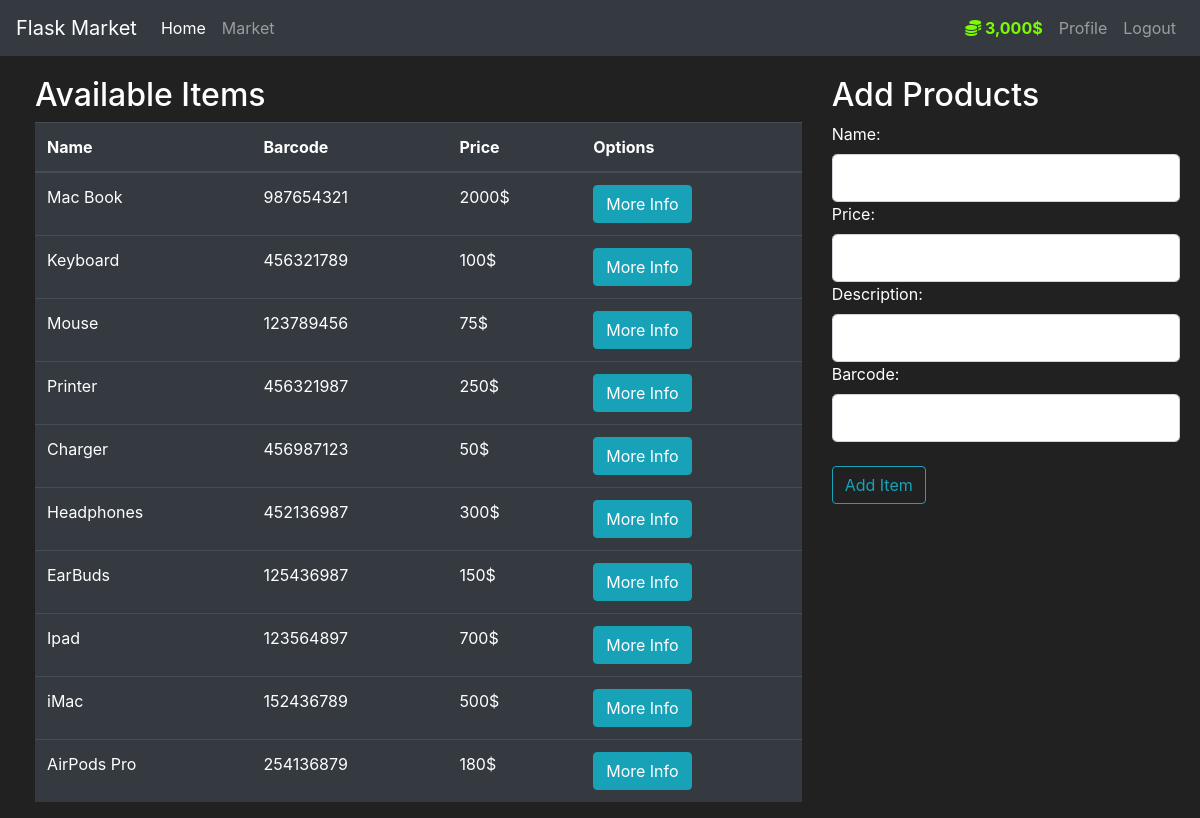
The app's page /admin (signed in) with its own data.
### market/models.py (models this page shows, shortened)
class User(db.Model, UserMixin): # Creating a User class which inherits from db.Model, where Model is a class in SQLAlchemy which is a base class for all models in SQLAlchemy. Here Model class is being accessed through db object.
    id = db.Column(db.Integer(), primary_key=True)
    username = db.Column(db.String(length=30), nullable=False, unique=True)
    email_address = db.Column(db.String(length=50), nullable=False, unique=True)
    password_hash = db.Column(db.String(length=60), nullable=False)
    budget = db.Column(db.Integer(), nullable=False, default=10000)
    items = db.relationship('Item', backref='owned_user', lazy=True)
    @property # This decorator allows you to access the method (password) as if it were an attribute. It allows you to use @password.setter or @password.deleter
    def password(self):
        raise AttributeError("Password cannot be accessed directly.")
    @password.setter # When you assign a value to the password attribute (e.g., user_to_create.password = form.password1.data), the setter is called.
    def password(self, plain_text_password): # Function name should be the same as the property name.
        self.password_hash = bcrypt.generate_password_hash(plain_text_password).decode('utf-8')
    @property # This decorator allows you to access the method (prettier_budget) as if it were an attribute.
    def prettier_budget(self): # This function is used to display the budget in a prettier format.
        if len(str(self.budget)) >= 4:
            return f'{str(self.budget)[:-3]},{str(self.budget)[-3:]}$'
        else:
            return f"{self.budget}$"
    @property
    def is_admin(self):
        return self.username == "Shaik"

class Item(db.Model):
    id = db.Column(db.Integer(), primary_key=True)
    name = db.Column(db.String(length=30), nullable=False, unique=True)
    price = db.Column(db.Integer(), nullable=False)
    barcode = db.Column(db.String(length=12), nullable=False, unique=True)
    description = db.Column(db.String(length=1024), nullable=False)
    owner = db.Column(db.Integer(), db.ForeignKey('user.id'))

### market/routes.py (the view, shortened to what this page needs)
@app.route('/admin', methods=['GET', 'POST'])
def admin_page():
    form = AddItems()
    purchase_form = PurchaseForm()
    if request.method == "GET":
        items = Item.query.filter_by(owner=None)
        return render_template('admin.html', items=items, form=form, purchase_form=purchase_form)

### market/forms.py
class AddItems(FlaskForm):
    name = StringField(label='Name:', validators=[DataRequired()])
    price = StringField(label='Price:', validators=[DataRequired()])
    barcode = StringField(label='Barcode:', validators=[DataRequired()])
    description = StringField(label='Description:', validators=[DataRequired()])
    submit = SubmitField(label='Add Item')

class PurchaseForm(FlaskForm):
    submit = SubmitField(label='Yes')

### market/models.py (called while the page is built)
@login_manager.user_loader
def load_user(user_id): # This function is used to load the user by the user_id
    return User.query.get(int(user_id))

### market/templates/admin.html (shortened to what this page needs)
{% extends 'base.html' %}
{% block content %}
<div class="row" style="margin-top:20px; margin-left:20px">
<div class="col-8">
   <h2>Available Items</h2>
   <table class="table table-hover table-dark">
      <thead>
         <tr>
            <th scope="col">Name</th>
            <th scope="col">Barcode</th>
            <th scope="col">Price</th>
            <th scope="col">Options</th>
         </tr>
      </thead>
      <tbody>
         {% for item in items %}
         <tr>
            <td>{{ item.name }}</td>
            <td>{{ item.barcode }}</td>
            <td>{{ item.price }}$</td>
            <td>
               <button class="btn btn-outline btn-info" data-toggle="modal" data-target="#Modal-MoreInfo-{{ item.id }}">More Info</button>
            </td>
         </tr>
         {% endfor %}
      </tbody>
   </table>
</div>
<div class="col-4">
<h2>Add Products</h2>
    <form method="POST" class="form-add_items" style="color:white; margin-right:20px">
    {{ form.name.label(class="form-control-label") }}
    {{ form.name(class="form-control form-control-lg") }}
    {{ form.price.label(class="form-control-label") }}
    {{ form.price(class="form-control form-control-lg") }}
    {{ form.description.label(class="form-control-label") }}
    {{ form.description(class="form-control form-control-lg") }}
    {{ form.barcode.label(class="form-control-label") }}
    {{ form.barcode(class="form-control form-control-lg") }}
        <br>
    {{ form.submit(class="btn btn-outline-info") }}
    </form>
</div>
</div>
{% endblock %}

### market/templates/base.html (shortened to what this page needs)
<!doctype html>
<html lang="en">
   <head>
      <link rel="stylesheet" href="https://cdn.jsdelivr.net/npm/bootstrap@4.5.3/dist/css/bootstrap.min.css">
   </head>
   <body>
    <nav class="navbar navbar-expand-md navbar-dark bg-dark">
      <a class="navbar-brand" href="#">Flask Market</a>
      <div class="collapse navbar-collapse" id="navbarNav">
        <ul class="navbar-nav mr-auto">
            <li class="nav-item active">
                <a class="nav-link" href="{{ url_for('home_page') }}">Home <span class="sr-only">(current)</span></a>
            </li>
            <li class="nav-item">
                <a class="nav-link" href="{{ url_for('market_page') }}">Market</a>
            </li>
        </ul>
          {% if current_user.is_authenticated %}
          <ul class="navbar-nav">
              <li class="nav-item">
                  <a class="nav-link" style="color: lawngreen; font-weight: bold" >
                      <i class="fas fa-coins"></i>
                      {{ current_user.prettier_budget }}
                  </a>
              </li>
              <li class="nav-item">
                  <a class="nav-link" href="#">Profile</a>
              </li>
              <li class="nav-item">
                  <a class="nav-link" href="{{ url_for('logout_page') }}">Logout</a>
              </li>
          </ul>
        {% endif %}
      </div>
    </nav>
    {% block content %}
    {% endblock %}
   </body>
</html>

### market/templates/base.html (style rules this page uses)
body { background-color: #212121; color: white }

### records on screen
User: prettier_budget "3,000$"
Item: name "Mac Book", barcode "987654321", price "2000"
Item: name "Keyboard", barcode "456321789", price "100"
Item: name "Mouse", barcode "123789456", price "75"
Item: name "Printer", barcode "456321987", price "250"
Item: name "Charger", barcode "456987123", price "50"
Item: name "Headphones", barcode "452136987", price "300"
Item: name "EarBuds", barcode "125436987", price "150"
Item: name "Ipad", barcode "123564897", price "700"
Item: name "iMac", barcode "152436789", price "500"
Item: name "AirPods Pro", barcode "254136879", price "180"
